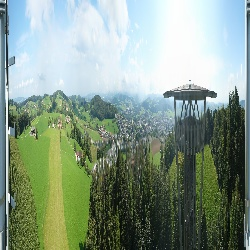
#> input picture data/poc_multiple/wiler-turm-resized/2024-09-04_15-40-00.jpg, 250 x 250 px, found by its file name; its folder holds 4 pictures in this run
$ jupyter execute img-validation-suspect.ipynb
#> lines starting #> are read from the running program, lines starting #| are printed output that depends on the picture
[cell 1]
import os
import cv2
import pandas as pd
import numpy as np
from PIL import Image
from skimage.measure import shannon_entropy
from tqdm import tqdm

def compute_image_stats(image_path):
    try:
        img = cv2.imread(image_path, cv2.IMREAD_COLOR)
#> img is the input picture: shape (250, 250, 3); mean B, G, R 137.7, 152.9, 134.6
        if img is None or img.size == 0:
            return {"valid": False}

        gray = cv2.cvtColor(img, cv2.COLOR_BGR2GRAY)
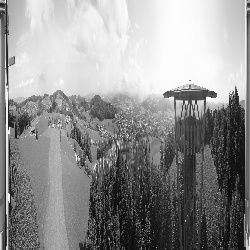
#> gray: shape (250, 250); min 6, max 255, mean 145.7
        mean = float(gray.mean())
#> mean = 145.7
        std = float(gray.std())
#> std = 77.42
        entropy = shannon_entropy(gray)
#> entropy = 7.73

        return {
            "valid": True,
            "mean": mean,
            "std": std,
            "entropy": entropy,
        }
    except Exception as e:
        return {"valid": False}

def scan_folder(folder):
    records = []
    for filename in tqdm(os.listdir(folder)):
        if not filename.lower().endswith((".jpg")):
            continue
        path = os.path.join(folder, filename)
        stats = compute_image_stats(path)
#> stats = {'valid': True, 'mean': 145.7, 'std': 77.42, 'entropy': 7.73}
        stats["filename"] = filename
        records.append(stats)
#> pass 2 of the loop in scan_folder, `for filename in tqdm(os.listdir(folder)):`:
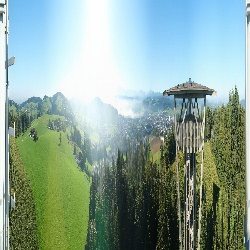
#> input picture data/poc_multiple/wiler-turm-resized/2024-09-07_09-10-00.jpg, 250 x 250 px, found by its file name
#> in compute_image_stats, img is the input picture: shape (250, 250, 3); mean B, G, R 153.6, 164.3, 139.8
#> in compute_image_stats (call 2), `gray = cv2.cvtColor(img, cv2.COLOR_BGR2GRAY)`:
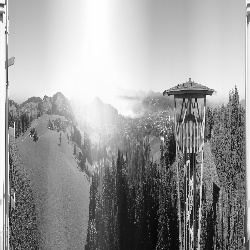
#> gray: shape (250, 250); min 4, max 255, mean 155.8
#> mean = 155.8
#> std = 71.2
#> entropy = 7.81
#> stats = {'valid': True, 'mean': 155.8, 'std': 71.2, 'entropy': 7.81}
#> pass 3 of the loop in scan_folder, `for filename in tqdm(os.listdir(folder)):`:
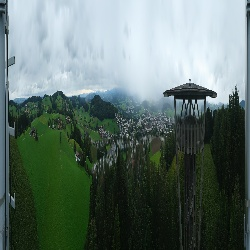
#> input picture data/poc_multiple/wiler-turm-resized/2024-09-09_10-30-00.jpg, 250 x 250 px, found by its file name
#> in compute_image_stats, img is the input picture: shape (250, 250, 3); mean B, G, R 108.4, 114.2, 97.4
#> in compute_image_stats (call 3), `gray = cv2.cvtColor(img, cv2.COLOR_BGR2GRAY)`:
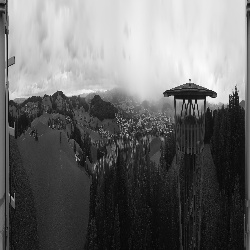
#> gray: shape (250, 250); min 2, max 252, mean 108.5
#> mean = 108.5
#> std = 85.94
#> entropy = 7.32
#> stats = {'valid': True, 'mean': 108.5, 'std': 85.94, 'entropy': 7.32}
#> the loop made 4 passes; the first 3 are shown

    df = pd.DataFrame(records)
    return df

def flag_outliers(df):
    df["flag_low_std"] = df["std"] < 5
    df["flag_dark"] = df["mean"] < 30
    df["flag_bright"] = df["mean"] > 240
    df["flag_low_entropy"] = df["entropy"] < 2.0
    df["suspect"] = df[["flag_low_std", "flag_dark", "flag_bright", "flag_low_entropy"]].any(axis=1)
    return df
